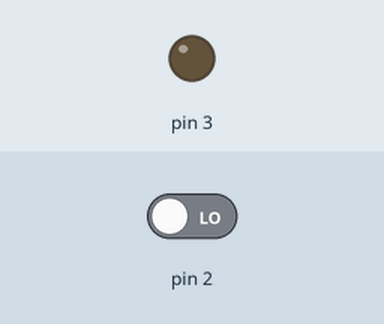
This sketch was run on a simulated Arduino Uno, built with avr-gcc and run on an emulated ATmega328P. On the bench: output pins drawn as LEDs (lit = HIGH). The inputs (shaded band) are chosen by the test bench; at power-on: pin 2 LOW.

Above: at 1.2 s.
1.3 s: pin 2 driven HIGH
At 1.8 s:
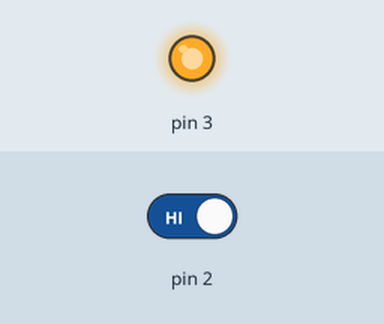
2.8 s: pin 2 driven LOW
At 3.1 s:
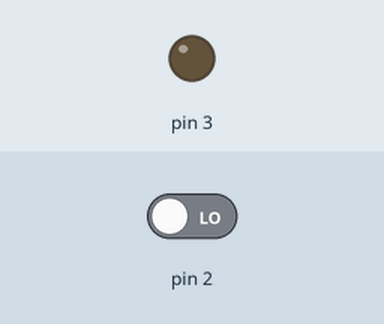
Timing chart, 0 to 5.8 s (numbered marks = the images above; inputs shaded):
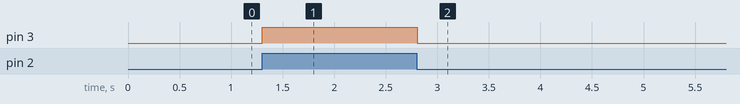

The sketch:

codigo.ino
```cpp
// C++ code
//
void setup()
{
  pinMode(3, OUTPUT);
  pinMode(2, INPUT);
}

int var;

void loop()
{

  var = digitalRead(2);
  digitalWrite(3, var);
  delay(10);

}
```

Measured:
- after the input at 1.3 s, pin 3: LOW → HIGH at once
- after the input at 2.8 s, pin 3: HIGH → LOW at once
